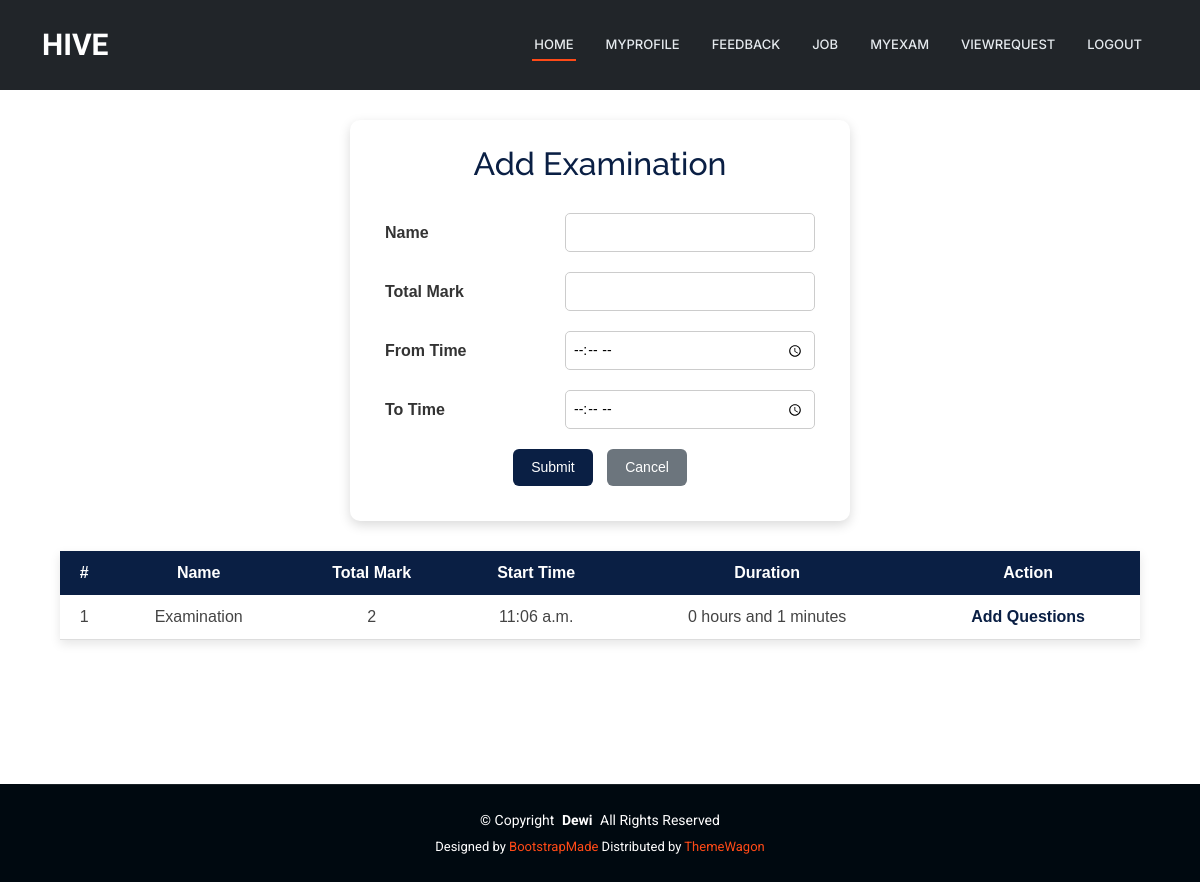
/JobProvider/examinationdetails/6, run on the app's committed database.
### JobProvider/models.py (models this page shows)
class tbl_examination(models.Model):
    examination_name=models.CharField(max_length=50)
    examination_mark=models.CharField(max_length=50)
    examination_time=models.CharField(max_length=50)
    examination_status = models.IntegerField(default=0)
    time = models.TimeField(null=True)
    start_time = models.TimeField(null=True)
    job=models.ForeignKey(tbl_job,on_delete=models.CASCADE,null=True)

### JobProvider/views.py (the view, shortened to what this page needs)
# urls.py: path('examinationdetails/<int:id>',views.examinationdetails,name='examinationdetails'),
def examinationdetails(request, id):
    exm=tbl_examination.objects.filter(job=id,examination_status=0)
    return render(request,'JobProvider/Exam.html',{'result':exm})

### JobProvider/Templates/JobProvider/Exam.html (shortened to what this page needs)
{% extends 'JobProvider/Header.html' %}
{% block content %}
<head>
</head>
<div class="jp-exam-wrapper">
    <div class="jp-exam-card">
        <h2>Add Examination</h2>
        <form action="" method="post" enctype="multipart/form-data">
            <table class="jp-exam-form-table">
                <tr>
                    <td>Name</td>
                    <td>
                        <input
                            type="text"
                            name="txt_name"
                            class="jp-exam-input"
                            required
                            pattern="^[A-Z]+[a-zA-Z ]*$"
                            title="Name Allows Only Alphabets, Spaces and First Letter Must Be Capital">
                    </td>
                </tr>
                <tr>
                    <td>Total Mark</td>
                    <td>
                        <input
                            type="text"
                            name="txt_qno"
                            class="jp-exam-input"
                            required>
                    </td>
                </tr>
                <tr>
                    <td>From Time</td>
                    <td>
                        <input
                            type="time"
                            name="txt_ftime"
                            class="jp-exam-input"
                            required>
                    </td>
                </tr>
                <tr>
                    <td>To Time</td>
                    <td>
                        <input
                            type="time"
                            name="txt_ttime"
                            class="jp-exam-input"
                            required>
                    </td>
                </tr>
                <tr>
                    <td colspan="2" align="center">
                        <input type="submit" value="Submit" class="jp-exam-btn">
                        <input type="reset" value="Cancel" class="jp-exam-btn jp-exam-cancel">
                    </td>
                </tr>
            </table>
        </form>
    </div>
    <table class="jp-exam-table">
        <tr>
            <th>#</th>
            <th>Name</th>
            <th>Total Mark</th>
            <th>Start Time</th>
            <th>Duration</th>
            <th>Action</th>
        </tr>
        {% for i in result %}
        <tr>
            <td>{{ forloop.counter }}</td>
            <td>{{ i.examination_name }}</td>
            <td>{{ i.examination_mark }}</td>
            <td>{{ i.start_time }}</td>
            <td>{{ i.examination_time }}</td>
            <td>
                <a href="{% url 'JobProvider:addquestions' i.id %}" class="jp-exam-link">
                    Add Questions
                </a>
            </td>
        </tr>
        {% endfor %}
    </table>
</div>
{% endblock %}

### Guest/static/Main/assets/css/main.css (style rules this page uses)
:root { --default-font: "Roboto", system-ui, -apple-system, "Segoe UI", Roboto, "Helvetica Neue", Arial, "Noto Sans", "Liberation Sans", sans-serif, "Apple Color Emoji", "Segoe UI Emoji", "Segoe UI Symbol", "Noto Color Emoji"; --heading-font: "Raleway", sans-serif; --nav-font: "Inter", sans-serif; }
:root { --background-color: #ffffff; --default-color: #444444; --heading-color: #273d4e; --accent-color: #ff4a17; --surface-color: #ffffff; --contrast-color: #ffffff; }
:root { --nav-color: #e5eaee; --nav-hover-color: #ff4a17; --nav-mobile-background-color: #ffffff; --nav-dropdown-background-color: #ffffff; --nav-dropdown-color: #444444; --nav-dropdown-hover-color: #ff4a17; }
:root { scroll-behavior: smooth; }
body { color: var(--default-color); background-color: var(--background-color); font-family: var(--default-font); }
a { color: var(--accent-color); text-decoration: none; transition: 0.3s; }
h1, h2, h3, h4, h5, h6 { color: var(--heading-color); font-family: var(--heading-font); }

### JobProvider/Templates/JobProvider/Exam.html (style rules this page uses)
.jp-exam-wrapper { width: 100%; display: flex; flex-direction: column; align-items: center; font-family: Arial, sans-serif; padding: 20px 0; }
.jp-exam-card { width: 500px; background-color: #ffffff; padding: 25px; border-radius: 10px; box-shadow: 0 4px 12px rgba(0, 0, 0, 0.15); margin-bottom: 30px; }
.jp-exam-card h2 { text-align: center; margin-bottom: 20px; color: #0a1f44; }
.jp-exam-form-table { width: 100%; border-collapse: collapse; }
.jp-exam-form-table td { padding: 10px; }
.jp-exam-form-table td:first-child { font-weight: bold; color: #333; width: 40%; }
.jp-exam-input { width: 100%; padding: 8px; font-size: 14px; border-radius: 5px; border: 1px solid #ccc; }
.jp-exam-btn { background-color: #0a1f44; color: #ffffff; border: none; padding: 8px 18px; border-radius: 6px; cursor: pointer; font-size: 14px; margin: 0 5px; transition: background-color 0.3s ease; }
.jp-exam-cancel { background-color: #6c757d; }
.jp-exam-table { width: 90%; border-collapse: collapse; background-color: #ffffff; box-shadow: 0 4px 10px rgba(0, 0, 0, 0.1); }
.jp-exam-table th { background-color: #0a1f44; color: #ffffff; padding: 10px; text-align: center; }
.jp-exam-table td { padding: 10px; text-align: center; border-bottom: 1px solid #ddd; }
.jp-exam-link { text-decoration: none; color: #0a1f44; font-weight: bold; }

### data on the page
tbl_examination: examination_name "Examination", examination_mark "2", start_time "11:06 a.m.", examination_time "0 hours and 1 minutes"
